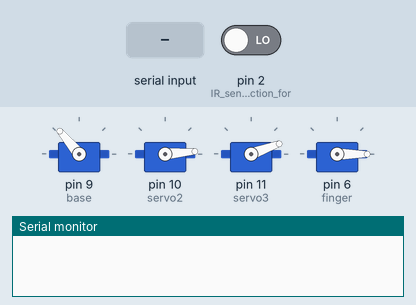
This sketch was run on a simulated Arduino Uno, built with avr-gcc and run on an emulated ATmega328P. Shown: 4 × servo, the last lines printed to the serial monitor. The test bench sets the inputs (shaded band); at power-on: pin 2 (IR_sensor_connection_for) LOW.

Above: at 5.2 s.
5.3 s: "1" received over Serial
At 6.46 s:
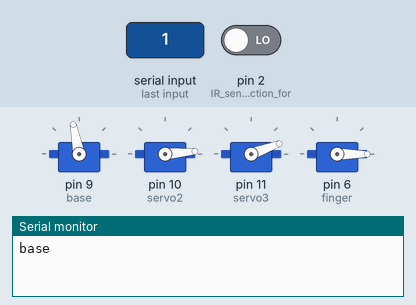
At 8.3 s:
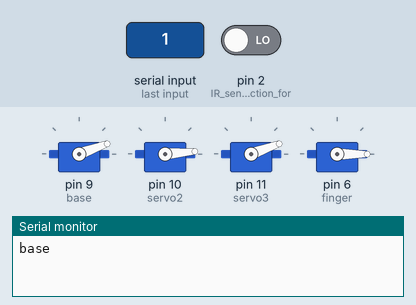
9.0 s: pin 2 (IR_sensor_connection_for) driven HIGH
At 15.0 s:
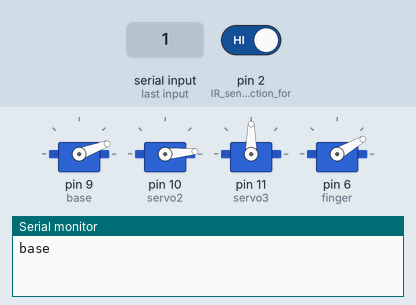
Timing chart, 0 to 30.2 s (numbered marks = the images above; inputs shaded):
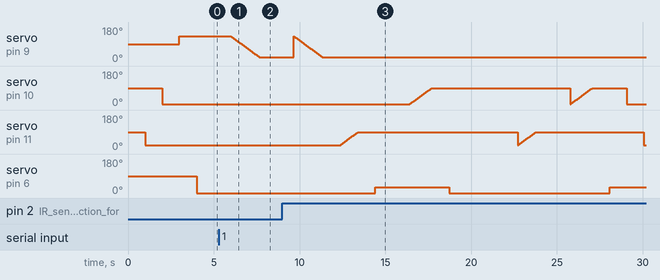

The sketch:

Brain_Wave_Controlled_Robotic_Arm.ino
```cpp
/*
 Transmitter data pin to Arduino pin 11
 Author: Vikrant_Gupta
 Email: vikrantgupta95@gmail.com
 LinkedIn: https://www.linkedin.com/in/vikrantgupta95/
 GitHub: https://github.com/vikrantgupta95

Description: This code controls a robotic arm using servo motors based on input
received from various sources, including IR sensors and Bluetooth communication
From BrainWave Sensor.The robotic arm consists of a base, shoulder, wrist, and finger servos, each
controlled independently. The arm's movements are programmed to perform
predefined actions when triggered by specific input signals.
*/

#include <Servo.h>

Servo base;   // for base
Servo servo2; // for shoulder
Servo servo3; // for wrist
Servo finger; // for finger

int pos = 0;  // variable to store the servo position

void setup() {
  pinMode(2, INPUT);   // IR sensor connection for input
  base.attach(9);      // attaches the servo on pin 9 to the servo object
  servo2.attach(10);   // attaches the servo on pin 10 to the servo object
  servo3.attach(11);   // attaches the servo on pin 11 to the servo object
  finger.attach(6);    // attaches the servo on pin 6 to the servo object
  Serial.begin(9600);
  delay(1000);
  servo3.write(20);
  delay(1000);
  servo2.write(5);
  delay(1000);
  base.write(130);
  delay(1000);
  finger.write(0);
}

char str[2], i;

void baseMovement() {
  for (pos = 130; pos >= 20; pos -= 1) { // for motion of base function created over Bluetooth
    base.write(pos);
    delay(15);
  }
}

void shoulderMovement() {
  for (pos = 20; pos <= 90; pos += 1) { // for motion of shoulder function created over Bluetooth
    servo3.write(pos);
    delay(15);
  }
}

void wristMovement() {
  delay(1000);
  for (pos = 5; pos <= 90; pos += 1) { // for motion of wrist function created over Bluetooth
    servo2.write(pos);
    delay(15);
  }
}

void fingersMovement() {
  for (pos = 5; pos <= 90; pos += 1) { // for motion of finger function created over Bluetooth
    servo2.write(pos);
    delay(15);
  }
}

void loop() {
  int x = digitalRead(2);
  if (x == 1) {
    // Perform predefined actions when triggered by IR sensor input
    baseMovement();
    delay(1000);
    shoulderMovement();
    delay(1000);
    finger.write(30);
    delay(1000);
    wristMovement();
    delay(1000);
    finger.write(0);
    delay(1000);
    servo2.write(90);
    delay(1000);
    servo3.write(90);
    delay(1000);
    base.write(20);
    delay(1000);
    shoulderMovement();
    delay(1000);
    wristMovement();
    delay(1000);
    finger.write(30);
    delay(1000);
    servo2.write(5);
    delay(1000);
    servo3.write(20);
    delay(1000);
    finger.write(0);
    delay(1000);
  }

  if (x == 0) {
    delay(1000);
  }

  while (Serial.available()) {
    char ch = Serial.read();
    str[i++] = ch;

    if (str[i - 1] == '1') {
      Serial.println("base");
      baseMovement();
      i = 0;
    } else if (str[i - 1] == '2') {
      Serial.println("shoulder");
      shoulderMovement();
      i = 0;
    } else if (str[i - 1] == '3') {
      Serial.println("wrist");
      wristMovement();
      i = 0;
    } else if (str[i - 1] == '4') {
      Serial.println("fingers");
      fingersMovement();
      i = 0;
    }
  }
}
```

Measured:
- after the input at 5.3 s, servo on pin 9 (base): moves from 130° to 20° over 1.7 s, starting after 0.72 s
- after the input at 9.0 s, servo on pin 10 (servo2): ramps from 5° to 90° and jumps back, once every 3.3 s; servo on pin 11 (servo3): ramps from 20° to 90° and jumps back, once every 7.4 s; servo on pin 6 (finger): 0° → 30° after 5.4 s, → 0° 4.3 s later, → 30° 9.4 s later
